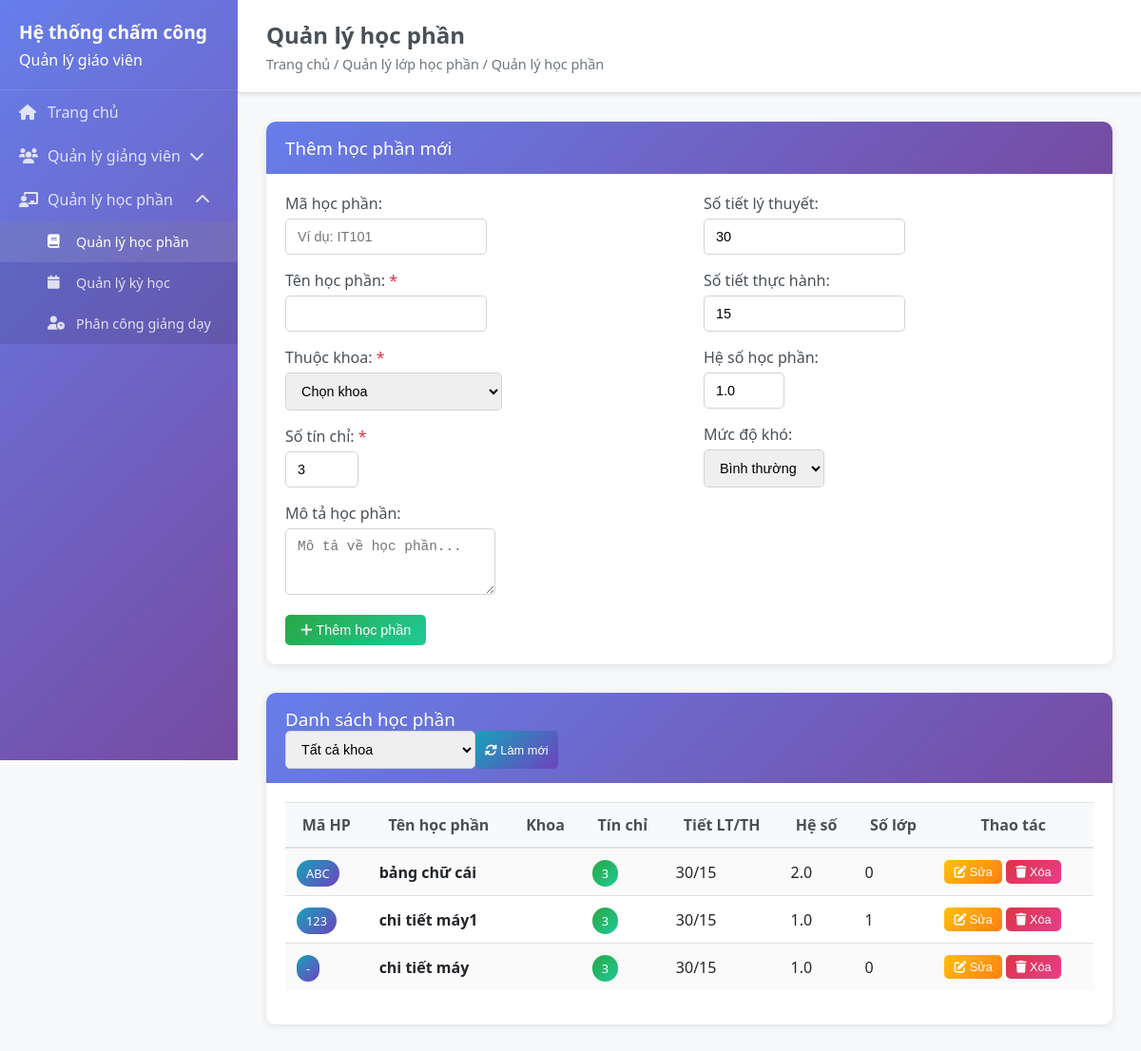
Page /subjects on the committed database.
### backend/models/subject.py (models this page shows, shortened)
class Subject(BaseModel):
    __tablename__ = 'subjects'
    code = db.Column(db.String(20), unique=True, nullable=True)
    name = db.Column(db.String(100), nullable=False)
    credits = db.Column(db.Integer, default=3)
    department_id = db.Column(db.Integer, db.ForeignKey('departments.id'), nullable=True, default=1)
    theory_hours = db.Column(db.Integer, default=0)
    practice_hours = db.Column(db.Integer, default=0)
    total_hours = db.Column(db.Integer, default=0)
    subject_coefficient = db.Column(db.Numeric(3, 2), default=1.0)
    difficulty_level = db.Column(db.String(20), default='normal')
    description = db.Column(db.Text, nullable=True)
    prerequisites = db.Column(db.Text, nullable=True)
    department = db.Column(db.String(100), nullable=True)
    student_count = db.Column(db.Integer, default=0)
    is_active = db.Column(db.Boolean, default=True)
    department_ref = db.relationship('Department', foreign_keys=[department_id], backref='subjects')
    @property
    def total_classes(self):
        try:
            from models.teaching_assignment import TeachingAssignment
            return TeachingAssignment.query.filter_by(subject_id=self.id).count()
        except:
            return 0

### backend/app.py (the view, shortened to what this page needs)
@app.route('/subjects')
def subjects():
    try:
        subjects_list = []
        departments_list = []
        if 'Subject' in globals():
            subjects_list = Subject.query.filter_by(is_active=True).order_by(Subject.created_at.desc()).all()
        if 'Department' in globals():
            departments_list = Department.query.filter_by(is_active=True).order_by(Department.name).all()
            print(f"Found {len(departments_list)} departments for subjects")
        return render_template('subjects.html',
                             subjects=subjects_list,
                             departments=departments_list)
    except Exception as e:
        print(f"Error in subjects route: {e}")
        import traceback
        traceback.print_exc()
        return render_template('subjects.html', subjects=[], departments=[])

### frontend/templates/subjects.html (shortened to what this page needs)
<!DOCTYPE html>
<html lang="en">
<head>
    <link rel="stylesheet" href="{{ url_for('static', filename='css/style.css') }}">
</head>
<body>
    {% extends "base.html" %}
    {% block page_title %}Quản lý học phần{% endblock %}
    {% block breadcrumb %}Trang chủ / Quản lý lớp học phần / Quản lý học phần{% endblock %}
    {% block content %}
    <div class="card">
        <div class="card-header">
            <h3>Thêm học phần mới</h3>
        </div>
        <div class="card-body">
            <form id="subject-form">
                <div class="row">
                    <div class="col-md-6">
                        <div class="form-group">
                            <label for="subject-code">Mã học phần:</label>
                            <input type="text" id="subject-code" name="code" class="form-control" placeholder="Ví dụ: IT101">
                        </div>
                        <div class="form-group">
                            <label for="subject-name">Tên học phần: <span class="text-danger">*</span></label>
                            <input type="text" id="subject-name" name="name" class="form-control" required>
                        </div>
                        <div class="form-group">
                            <label for="subject-department">Thuộc khoa: <span class="text-danger">*</span></label>
                            <select id="subject-department" name="department_id" class="form-control" required>
                                <option value="">Chọn khoa</option>
                            </select>
                        </div>
                        <div class="form-group">
                            <label for="subject-credits">Số tín chỉ: <span class="text-danger">*</span></label>
                            <input type="number" id="subject-credits" name="credits" class="form-control" min="1" max="10" value="3" required>
                        </div>
                    </div>
                    <div class="col-md-6">
                        <div class="form-group">
                            <label for="subject-theory-hours">Số tiết lý thuyết:</label>
                            <input type="number" id="subject-theory-hours" name="theory_hours" class="form-control" min="0" value="30">
                        </div>
                        <div class="form-group">
                            <label for="subject-practice-hours">Số tiết thực hành:</label>
                            <input type="number" id="subject-practice-hours" name="practice_hours" class="form-control" min="0" value="15">
                        </div>
                        <div class="form-group">
                            <label for="subject-coefficient">Hệ số học phần:</label>
                            <input type="number" id="subject-coefficient" name="subject_coefficient" class="form-control" step="0.1" min="0.5" max="3.0" value="1.0">
                        </div>
                        <div class="form-group">
                            <label for="subject-difficulty">Mức độ khó:</label>
                            <select id="subject-difficulty" name="difficulty_level" class="form-control">
                                <option value="normal">Bình thường</option>
                            </select>
                        </div>
                    </div>
                </div>
                <div class="form-group">
                    <label for="subject-description">Mô tả học phần:</label>
                    <textarea id="subject-description" name="description" class="form-control" rows="3" placeholder="Mô tả về học phần..."></textarea>
                </div>
                <button type="submit" class="btn btn-success" id="submit-btn">
                    <i class="fas fa-plus"></i> Thêm học phần
                </button>
            </form>
        </div>
    </div>
    <div class="card">
        <div class="card-header">
            <h3>Danh sách học phần</h3>
            <div class="d-flex">
                <select id="filter-department" class="form-control mr-2" style="width: 200px;">
                    <option value="">Tất cả khoa</option>
                </select>
                <button class="btn btn-info btn-sm" onclick="refreshSubjectsList()">
                    <i class="fas fa-sync-alt"></i> Làm mới
                </button>
            </div>
        </div>
        <div class="card-body">
            <div class="table-responsive">
                <table class="table table-striped">
                    <thead>
                        <tr>
                            <th>Mã HP</th>
                            <th>Tên học phần</th>
                            <th>Khoa</th>
                            <th>Tín chỉ</th>
                            <th>Tiết LT/TH</th>
                            <th>Hệ số</th>
                            <th>Số lớp</th>
                            <th>Thao tác</th>
                        </tr>
                    </thead>
                    <tbody id="subjects-tbody">
                        {% for subject in subjects %}
                        <tr>
                            <td><span class="badge badge-info">{{ subject.code or '-' }}</span></td>
                            <td><strong>{{ subject.name }}</strong></td>
                            <td>{{ subject.department_abbreviation }}</td>
                            <td><span class="badge badge-success">{{ subject.credits }}</span></td>
                            <td>{{ subject.theory_hours }}/{{ subject.practice_hours }}</td>
                            <td>{{ "%.1f"|format(subject.subject_coefficient) }}</td>
                            <td>{{ subject.total_classes }}</td>
                            <td>
                                <button class="btn btn-warning btn-sm" onclick="editSubject({{ subject.id }})">
                                    <i class="fas fa-edit"></i> Sửa
                                </button>
                                <button class="btn btn-danger btn-sm" onclick="deleteSubject({{ subject.id }})">
                                    <i class="fas fa-trash"></i> Xóa
                                </button>
                            </td>
                        </tr>
                        {% else %}
                        <tr>
                            <td colspan="8" style="text-align: center;">Chưa có học phần nào</td>
                        </tr>
                        {% endfor %}
                    </tbody>
                </table>
            </div>
        </div>
    </div>
    {% endblock %}

### frontend/static/css/style.css (style rules this page uses)
* { margin: 0; padding: 0; box-sizing: border-box; }
body { font-family: 'Segoe UI', Tahoma, Geneva, Verdana, sans-serif; background-color: #f8f9fa; color: #333; }
.card { background: white; border-radius: 10px; box-shadow: 0 2px 10px rgba(0,0,0,0.1); margin-bottom: 30px; border: none; }
.card-header { background: linear-gradient(135deg, #667eea 0%, #764ba2 100%); color: white; padding: 15px 20px; border-radius: 10px 10px 0 0; border-bottom: none; }
.card-header h3, .card-header h5 { margin: 0; font-weight: 500; }
.card-body { padding: 20px; }
.form-group { margin-bottom: 1rem; }
.form-group label { font-weight: 500; margin-bottom: 5px; display: block; color: #495057; }
.form-control { border: 1px solid #ced4da; border-radius: 5px; padding: 10px 12px; font-size: 0.9rem; transition: all 0.3s ease; }
.btn { border-radius: 5px; padding: 8px 16px; font-size: 0.9rem; font-weight: 500; border: none; cursor: pointer; transition: all 0.3s ease; text-decoration: none; display: inline-block; }
.btn-success { background: linear-gradient(135deg, #28a745, #20c997); color: white; }
.btn-warning { background: linear-gradient(135deg, #ffc107, #fd7e14); color: white; }
.btn-danger { background: linear-gradient(135deg, #dc3545, #e83e8c); color: white; }
.btn-info { background: linear-gradient(135deg, #17a2b8, #6f42c1); color: white; }
.btn-sm { padding: 5px 10px; font-size: 0.8rem; }
.table { width: 100%; margin-bottom: 1rem; color: #212529; border-collapse: collapse; }
.table th, .table td { padding: 12px; vertical-align: middle; border-top: 1px solid #dee2e6; }
.table thead th { background-color: #f8f9fa; border-bottom: 2px solid #dee2e6; font-weight: 600; color: #495057; }
.table-striped tbody tr:nth-of-type(odd) { background-color: rgba(0,0,0,0.02); }
.table-responsive { overflow-x: auto; }
.badge { padding: 5px 10px; border-radius: 20px; font-size: 0.8rem; font-weight: 500; }
.badge-info { background: linear-gradient(135deg, #17a2b8, #6f42c1); color: white; }
.badge-success { background: linear-gradient(135deg, #28a745, #20c997); color: white; }
.text-danger { color: #dc3545; }
.d-flex { display: flex; }
.row { display: flex; flex-wrap: wrap; margin: 0 -15px; }
.col-md-3, .col-md-4, .col-md-6, .col-md-8, .col-12 { padding: 0 15px; }
.col-md-6 { flex: 0 0 50%; max-width: 50%; }

### rows in the picture
Subject: code "ABC", name "bảng chữ cái", credits "3", theory_hours "30", practice_hours "15", subject_coefficient "2.0", total_classes "0"
Subject: code "123", name "chi tiết máy1", credits "3", theory_hours "30", practice_hours "15", subject_coefficient "1.0", total_classes "1"
Subject: code "-", name "chi tiết máy", credits "3", theory_hours "30", practice_hours "15", subject_coefficient "1.0", total_classes "0"
